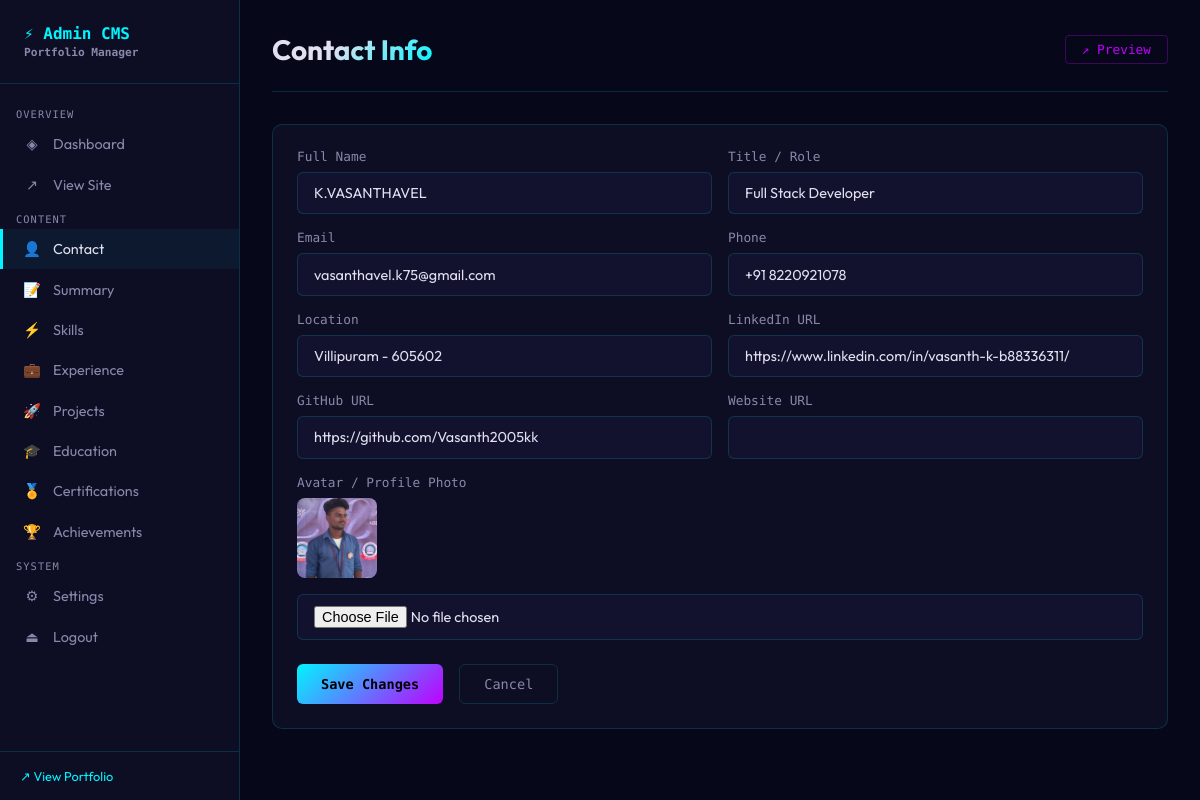
The page /admin/contact (signed in) on the database its author committed.
### tables this page shows
CREATE TABLE contact_info (
        id INTEGER PRIMARY KEY,
        name TEXT, title TEXT, email TEXT, phone TEXT,
        location TEXT, linkedin TEXT, github TEXT, website TEXT, avatar_url TEXT
    );

### app/routes/admin.py (the view, shortened to what this page needs)
@admin_bp.route('/contact', methods=['GET', 'POST'])
@login_required
def contact():
    db = get_db(current_app.config['DB_PATH'])
    item = db.execute("SELECT * FROM contact_info LIMIT 1").fetchone()
    db.close()
    return render_template('admin/contact.html', item=item or {})

### app/db.py (called while the page is built)
def get_db(db_path):
    conn = sqlite3.connect(db_path)
    conn.row_factory = sqlite3.Row
    conn.execute("PRAGMA journal_mode=WAL")
    return conn

### app/routes/admin.py (called while the page is built)
@admin_bp.context_processor
def inject_settings():
    try:
        db = get_db(current_app.config['DB_PATH'])
        settings = {r['key']: r['value'] for r in db.execute("SELECT key,value FROM site_settings").fetchall()}
        db.close()
        return dict(settings=settings)
    except:
        return dict(settings={})

def login_required(f):
    @wraps(f)
    def decorated(*args, **kwargs):
        if not session.get('admin_logged_in'):
            return redirect(url_for('admin.login'))
        return f(*args, **kwargs)
    return decorated

### app/templates/admin/contact.html
{% extends 'admin/base.html' %}
{% block content %}
<div class="page-header"><div><div class="page-title">Contact Info</div></div><a href="/" target="_blank" class="preview-link">↗ Preview</a></div>
<div class="card">
  <form method="POST" enctype="multipart/form-data">
    <div class="form-grid">
      <div class="form-group"><label>Full Name</label><input name="name" value="{{ item.name or '' }}" required></div>
      <div class="form-group"><label>Title / Role</label><input name="title" value="{{ item.title or '' }}"></div>
      <div class="form-group"><label>Email</label><input type="email" name="email" value="{{ item.email or '' }}"></div>
      <div class="form-group"><label>Phone</label><input name="phone" value="{{ item.phone or '' }}"></div>
      <div class="form-group"><label>Location</label><input name="location" value="{{ item.location or '' }}"></div>
      <div class="form-group"><label>LinkedIn URL</label><input name="linkedin" value="{{ item.linkedin or '' }}"></div>
      <div class="form-group"><label>GitHub URL</label><input name="github" value="{{ item.github or '' }}"></div>
      <div class="form-group"><label>Website URL</label><input name="website" value="{{ item.website or '' }}"></div>
      <div class="form-group full">
        <label>Avatar / Profile Photo</label>
        {% if item.avatar_url %}<img src="{{ item.avatar_url }}" style="width:80px;height:80px;border-radius:8px;object-fit:cover;margin-bottom:.5rem;display:block">{% endif %}
        <input type="file" name="avatar" accept="image/*">
      </div>
    </div>
    <div class="form-actions"><button type="submit" class="btn btn-primary">Save Changes</button><a href="/admin/" class="btn btn-ghost">Cancel</a></div>
  </form>
</div>
{% endblock %}

### app/templates/admin/base.html (style rules this page uses)
:root { --accent: #00f5ff; --secondary: #bf00ff; --bg: #07071a; --bg2: #0d0d24; --bg3: #12122e; --text: #e0e0f0; --text-dim: #8888aa; --border: rgba(0, 245, 255, 0.15); --success: #00cc88; --error: #ff4466; --font-mono: 'Space Mono', monospace; --font: 'Outfit', sans-serif; --r: 10px; }
*, *::before, *::after { box-sizing: border-box; margin: 0; padding: 0; }
body { font-family: var(--font); background: var(--bg); color: var(--text); min-height: 100vh; display: flex; }
.page-header { display: flex; justify-content: space-between; align-items: center; margin-bottom: 2rem; padding-bottom: 1.5rem; border-bottom: 1px solid var(--border); }
.page-title { font-size: 1.75rem; font-weight: 700; background: linear-gradient(135deg, var(--text) 40%, var(--accent)); -webkit-background-clip: text; -webkit-text-fill-color: transparent; background-clip: text; }
.card { background: var(--bg2); border: 1px solid var(--border); border-radius: var(--r); padding: 1.5rem; margin-bottom: 1.5rem; }
.form-grid { display: grid; grid-template-columns: repeat(auto-fill, minmax(280px, 1fr)); gap: 1rem; }
.form-group { display: flex; flex-direction: column; gap: 0.5rem; }
.form-group.full { grid-column: 1 / -1; }
label { font-size: 0.8rem; color: var(--text-dim); font-family: var(--font-mono); }
input, textarea, select { background: var(--bg3); border: 1px solid var(--border); border-radius: 6px; padding: 0.7rem 1rem; color: var(--text); font-family: var(--font); font-size: 0.9rem; transition: border-color 0.2s; width: 100%; }
.form-actions { display: flex; gap: 1rem; margin-top: 1.5rem; flex-wrap: wrap; }
.btn { padding: 0.7rem 1.5rem; border-radius: 6px; font-family: var(--font-mono); font-size: 0.85rem; cursor: pointer; text-decoration: none; display: inline-flex; align-items: center; gap: 0.5rem; border: none; transition: all 0.2s; }
.btn-primary { background: linear-gradient(135deg, var(--accent), var(--secondary)); color: #000; font-weight: 700; }
.btn-ghost { background: transparent; color: var(--text-dim); border: 1px solid var(--border); }
.preview-link { display: inline-flex; align-items: center; gap: 0.5rem; font-family: var(--font-mono); font-size: 0.8rem; color: var(--secondary); text-decoration: none; border: 1px solid rgba(191, 0, 255, 0.3); padding: 0.4rem 1rem; border-radius: 4px; }

### rows shown on the page
contact_info: name "K.VASANTHAVEL", title "Full Stack Developer", email "vasanthavel.k75@gmail.com", phone "+91 8220921078", location "Villipuram - 605602", linkedin "https://www.linkedin.com/in/vasanth-k-b88336311/", github "https://github.com/Vasanth2005kk", avatar_url (picture)
